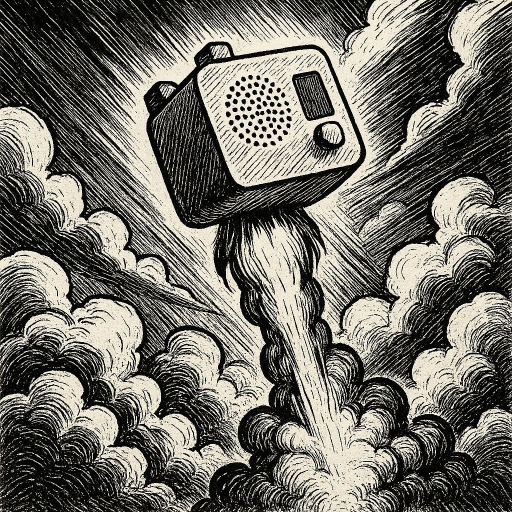
#> input picture assets/img/art.jpeg, 1024 x 1024 px (shown at 1/2 size); its folder holds only this picture in this run
$ python -i icon_import_helpers.py   (imports and definitions only)
#> lines starting #> are read from the running program, lines starting #| are printed output that depends on the picture

import os
from pathlib import Path
import base64
import json

# [1 line that did not run here, left out]
# [1 line that did not run here, left out]

# [1 line that did not run here, left out]
# [1 line that did not run here, left out]

# [1 line that did not run here, left out]

# [6 lines of commented-out code are left out]


# [32 lines left out: functions get_base64_from_path, load_cached_icons, not called in this run]

def load_icon_as_pixels(path, size=16):
#> called with path = '../../assets/img/art.jpeg', size = 16
    from PIL import Image
    img = Image.open(path).convert('RGBA')
    try:
        resample = Image.Resampling.NEAREST
    except AttributeError:
        resample = Image.NEAREST
    img = img.resize((size, size), resample)
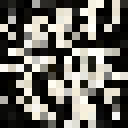
#> img: PIL image 16x16 RGBA (shown 8 times larger); mean R, G, B, A 103.7, 101.7, 95.1, 255
    pixels = []
    for y in range(size):
        row = []
        for x in range(size):
            px = img.getpixel((x, y))
            if isinstance(px, int):
                # grayscale
                r = g = b = px
                a = 255
            elif isinstance(px, tuple):
                if len(px) == 4:
                    r, g, b, a = px
                elif len(px) == 3:
                    r, g, b = px
                    a = 255
                else:
                    r = g = b = px[0]
                    a = 255
            else:
                r = g = b = 255
                a = 255
            # Preserve alpha: None for fully transparent, #RRGGBB for opaque, #RRGGBBAA for partial alpha
            if a == 0:
                row.append(None)
            elif a == 255:
                row.append('#{:02X}{:02X}{:02X}'.format(r, g, b))
            else:
                row.append('#{:02X}{:02X}{:02X}{:02X}'.format(r, g, b, a))
        pixels.append(row)
#> after the loop, pixels = 16 items
    return pixels


# [50 lines left out: functions path_is_official, path_is_yotoicons, source_label_for_path, not called in this run]

>>> result = load_icon_as_pixels('../../assets/img/art.jpeg')
#> result = 16 items
